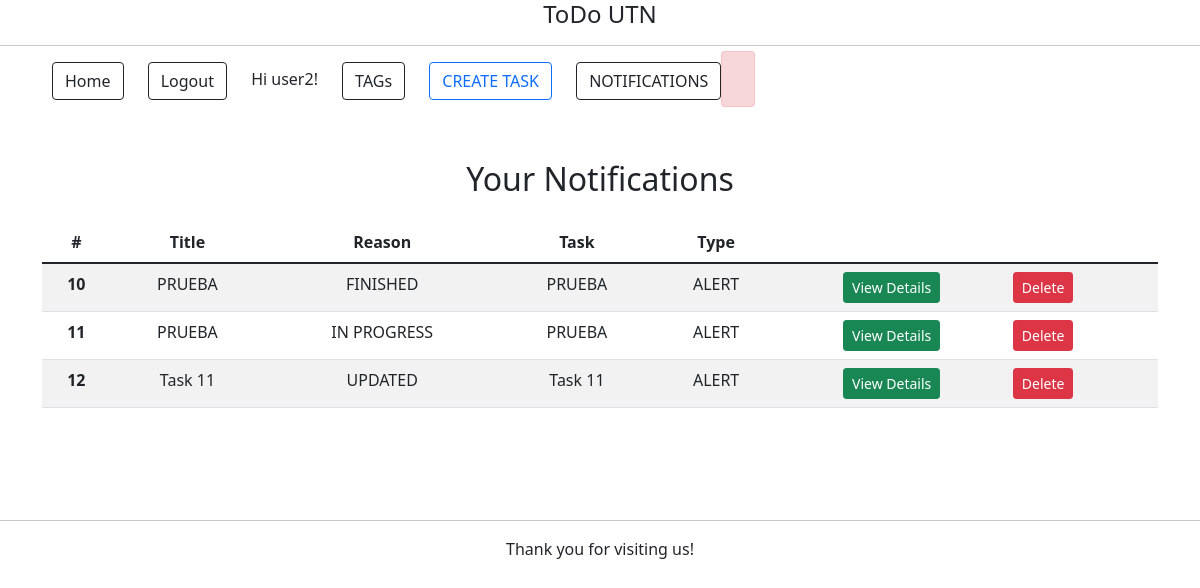
The app's page /notifications/ (signed in) with its own data.
### notifications/models.py (models this page shows, shortened)
class Notification(models.Model):
    title = models.CharField(max_length=50)
    reason = models.CharField(max_length=200)
    reporter = models.ForeignKey(Task, on_delete=CASCADE)
    users = models.ManyToManyField(User)
    UNREAD = 'UNREAD'
    READ = 'READ'
    STATUS_CHOICES = [
        (UNREAD, 'Unread'),
        (READ, 'Read'),
    ]
    status = models.CharField(
        choices=STATUS_CHOICES,
        default=UNREAD,
        max_length=12
    )
    ALERT = 'ALERT'
    IMPORTANT = 'IMPORTANT'
    MUST = 'MUST'
    CRITICAL = 'CRITICAL'
    TYPE_CHOICES = [
        (ALERT, 'This is just an alert'),
        (IMPORTANT, 'This is very important '),
        (MUST, 'This must be done at the end of the day'),
        (CRITICAL, 'This is already delayed'),
    ]
    type = models.CharField(
        choices=TYPE_CHOICES,
        default=ALERT,
        max_length=12
    )

### tasks/models.py (models this page shows, shortened)
class Task(models.Model):
    title = models.CharField(max_length=100)
    body = models.TextField()
    date = models.DateTimeField(auto_now_add=True)  # automatically populates date when constructed.
    assigned = models.ManyToManyField(User, default=None)
    tags = models.ManyToManyField(Tag, blank=True)
    IN_PROGRESS = 'IN PROGRESS'
    FINISHED = 'FINISHED'
    STATE_CHOICES = (
        (IN_PROGRESS, 'In Progress'),
        (FINISHED, 'Finished'),
    )
    state = models.CharField(
        max_length=12,
        choices=STATE_CHOICES,
        default=IN_PROGRESS,
    )
    def __str__(self):
        return self.title

### notifications/views.py (the view)
@login_required(login_url="/accounts/login/")
def notification_list(request):
    notifications = Notification.objects.prefetch_related('users')
    user_notifications = []
    for notification in notifications:
        for user in notification.users.all():
            if user.id == request.user.id:
                user_notifications.append(notification)
    return render(request, 'notifications/notification-list.html', {'notifications': user_notifications})

### notifications/templates/notifications/notification-list.html
{% extends 'homepage.html' %}
{% block content %}
<main class="py-5">
    <section  class="mb-5">
         <div class="container">
              <h2 class="mb-4">Your Notifications</h2>
              <table class="table table-striped">
                <thead class="thead-dark">
                  <tr>
                    <th scope="col">#</th>
                    <th scope="col">Title</th>
                    <th scope="col">Reason</th>
                    <th scope="col">Task</th>
                    <th scope="col">Type</th>
                    <th scope="col"></th>
                  </tr>
                </thead>
                <tbody>
                {% for notification in notifications %}
                  <tr>
                    <th  scope="row">{{ notification.id }}</th>
                    <td class="text-center" scope="row">{{ notification.title }} </td>
                    <td class="text-center" scope="row">{{ notification.reason }}</td>
                    <td class="text-center" scope="row">{{ notification.reporter }}</td>
                    <td class="text-center" scope="row">{{ notification.type }}</td>
                    <td class="text-center" scope="row">
                        <a class="btn btn-success btn-sm" href="{% url 'notifications:detail' notification_id=notification.id %}">View Details</a>
                    </td>
                    <td><a class="btn btn-danger btn-sm" href="{% url 'notifications:delete' notification_id=notification.id %}">Delete</a></td>
                  </tr>
                {% endfor %}
                </tbody>
              </table>
         </div>
    </section>
</main>
{% endblock %}

### templates/homepage.html (shortened to what this page needs)
{% load static %}
<!DOCTYPE html>
<html lang="en">
<head>
    <link rel="stylesheet" href="{% static 'styles.css' %}">
    <h1>ToDo UTN</h1>
    <hr>
    <link href="https://cdn.jsdelivr.net/npm/bootstrap@5.1.3/dist/css/bootstrap.min.css" rel="stylesheet"
>
</head>
<header>
<nav>
    <ul>
        <li><a class="btn btn-outline-dark" href="{% url 'home' %}">Home</a></li>
        {% if user.is_authenticated %}
        <li>
            <form action="{% url 'accounts:logout' %}" method="POST">
                <button class="btn btn-outline-dark" type="submit">Logout</button>
            </form>
        </li>
        <li>Hi {{ user.username }}!</li>
        {% else %}
        <li><a class="btn btn-outline-dark" href="{% url 'accounts:login' %}">Login</a></li>
        <li><a class="btn btn-outline-dark" href="{% url 'accounts:signup' %}">Signup</a></li>
        {% endif %}
        <li><a class="btn btn-outline-dark" href="{% url 'tags:admin' %}">TAGs</a></li>
        <li><a class="btn btn-outline-primary" href="{% url 'tasks:create' %}">CREATE TASK</a> </li>
        <li><a class="btn btn-outline-dark" href="{% url 'notifications:list' %}">NOTIFICATIONS        </a>
        </li>
        {% if user.is_authenticated %}
         <span class="alert alert-danger">
         </span>
        {% endif %}
    </ul>
</nav>
</header>
<body>
    {% block content %}
    {% endblock %}
</body>
<hr>
<footer>Thank you for visiting us!</footer>
</html>

### static/styles.css (style rules this page uses)
h1 { font-size: 1.5em !important; }
h2 { font-size 1em !important; }
h1, h2, footer { text-align: center; }
table td, table td * { vertical-align: top; }
th { font-weight: bold !important; text-align: center !important; }
header { grid-template-columns: 1fr 1fr; height: 50px; }
nav { justify-self: start; }
nav li { display: inline-block; margin-left: 20px; }

### records on screen
Notification: id "10", title "PRUEBA", reason "FINISHED", reporter "PRUEBA", type "ALERT"
Notification: id "11", title "PRUEBA", reason "IN PROGRESS", reporter "PRUEBA", type "ALERT"
Notification: id "12", title "Task 11", reason "UPDATED", reporter "Task 11", type "ALERT"

### other values on screen
{{ user.username }} "user2"
